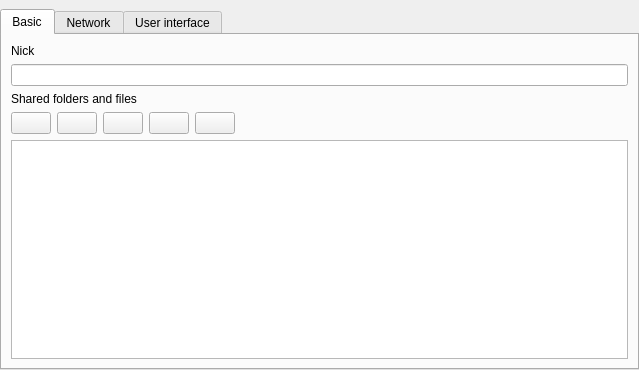
<?xml version="1.0" encoding="UTF-8"?>
<ui version="4.0">
 <class>SettingsWidget</class>
 <widget class="QWidget" name="SettingsWidget">
  <property name="geometry">
   <rect>
    <x>0</x>
    <y>0</y>
    <width>639</width>
    <height>370</height>
   </rect>
  </property>
  <property name="windowTitle">
   <string>Settings</string>
  </property>
  <property name="windowIcon">
   <iconset resource="../ressources.qrc">
    <normaloff>:/icons/ressources/settings.png</normaloff>:/icons/ressources/settings.png</iconset>
  </property>
  <layout class="QVBoxLayout" name="layMain">
   <property name="leftMargin">
    <number>0</number>
   </property>
   <property name="topMargin">
    <number>9</number>
   </property>
   <property name="rightMargin">
    <number>0</number>
   </property>
   <property name="bottomMargin">
    <number>0</number>
   </property>
   <item>
    <widget class="QTabWidget" name="tabWidget">
     <property name="currentIndex">
      <number>0</number>
     </property>
     <widget class="QWidget" name="tabBasicSettings">
      <attribute name="title">
       <string>Basic</string>
      </attribute>
      <layout class="QVBoxLayout" name="layBasic" stretch="0,0,0,0,2">
       <item>
        <widget class="QLabel" name="lblNick">
         <property name="text">
          <string>Nick</string>
         </property>
        </widget>
       </item>
       <item>
        <widget class="QLineEdit" name="txtNick">
         <property name="maxLength">
          <number>256</number>
         </property>
        </widget>
       </item>
       <item>
        <widget class="QLabel" name="lblShared">
         <property name="text">
          <string>Shared folders and files</string>
         </property>
        </widget>
       </item>
       <item>
        <layout class="QHBoxLayout" name="layButtons" stretch="0,0,0,0,0,0">
         <item>
          <widget class="QPushButton" name="butAddShared">
           <property name="toolTip">
            <string>Add a new shared directory</string>
           </property>
           <property name="text">
            <string/>
           </property>
           <property name="icon">
            <iconset resource="../ressources.qrc">
             <normaloff>:/icons/ressources/add.png</normaloff>:/icons/ressources/add.png</iconset>
           </property>
           <property name="flat">
            <bool>false</bool>
           </property>
          </widget>
         </item>
         <item>
          <widget class="QPushButton" name="butRemoveShared">
           <property name="toolTip">
            <string>Remove the selected shared directory</string>
           </property>
           <property name="text">
            <string/>
           </property>
           <property name="icon">
            <iconset resource="../ressources.qrc">
             <normaloff>:/icons/ressources/delete.png</normaloff>:/icons/ressources/delete.png</iconset>
           </property>
          </widget>
         </item>
         <item>
          <widget class="QPushButton" name="butMoveDownShared">
           <property name="toolTip">
            <string>Move down the selected shared directory</string>
           </property>
           <property name="text">
            <string/>
           </property>
           <property name="icon">
            <iconset resource="../ressources.qrc">
             <normaloff>:/icons/ressources/arrow_down.png</normaloff>:/icons/ressources/arrow_down.png</iconset>
           </property>
          </widget>
         </item>
         <item>
          <widget class="QPushButton" name="butMoveUpShared">
           <property name="toolTip">
            <string>Move up the selected shared directory</string>
           </property>
           <property name="text">
            <string/>
           </property>
           <property name="icon">
            <iconset resource="../ressources.qrc">
             <normaloff>:/icons/ressources/arrow_up.png</normaloff>:/icons/ressources/arrow_up.png</iconset>
           </property>
          </widget>
         </item>
         <item>
          <widget class="QPushButton" name="butOpenFolder">
           <property name="toolTip">
            <string>Open location of the selected shared directory</string>
           </property>
           <property name="text">
            <string/>
           </property>
           <property name="icon">
            <iconset resource="../ressources.qrc">
             <normaloff>:/icons/ressources/explore_folder.png</normaloff>:/icons/ressources/explore_folder.png</iconset>
           </property>
          </widget>
         </item>
         <item>
          <spacer name="horizontalSpacer">
           <property name="orientation">
            <enum>Qt::Horizontal</enum>
           </property>
           <property name="sizeHint" stdset="0">
            <size>
             <width>40</width>
             <height>20</height>
            </size>
           </property>
          </spacer>
         </item>
        </layout>
       </item>
       <item>
        <layout class="QHBoxLayout" name="layShared">
         <item>
          <widget class="QTableView" name="tblShareDirs">
           <property name="alternatingRowColors">
            <bool>true</bool>
           </property>
           <attribute name="horizontalHeaderHighlightSections">
            <bool>false</bool>
           </attribute>
          </widget>
         </item>
        </layout>
       </item>
      </layout>
     </widget>
     <widget class="QWidget" name="tabNetworkSettings">
      <attribute name="title">
       <string>Network</string>
      </attribute>
      <layout class="QVBoxLayout" name="verticalLayout_3">
       <item>
        <widget class="QGroupBox" name="grpInterfaces">
         <property name="sizePolicy">
          <sizepolicy hsizetype="Preferred" vsizetype="Preferred">
           <horstretch>0</horstretch>
           <verstretch>0</verstretch>
          </sizepolicy>
         </property>
         <property name="title">
          <string>Interface to listen</string>
         </property>
         <layout class="QVBoxLayout" name="layGrpInterfaces">
          <item>
           <widget class="QScrollArea" name="scoInterfaces">
            <property name="sizePolicy">
             <sizepolicy hsizetype="Expanding" vsizetype="Preferred">
              <horstretch>0</horstretch>
              <verstretch>0</verstretch>
             </sizepolicy>
            </property>
            <property name="horizontalScrollBarPolicy">
             <enum>Qt::ScrollBarAlwaysOff</enum>
            </property>
            <property name="widgetResizable">
             <bool>true</bool>
            </property>
            <widget class="QWidget" name="scoInterfacesContent">
             <property name="geometry">
              <rect>
               <x>0</x>
               <y>0</y>
               <width>591</width>
               <height>93</height>
              </rect>
             </property>
             <property name="sizePolicy">
              <sizepolicy hsizetype="Preferred" vsizetype="Maximum">
               <horstretch>0</horstretch>
               <verstretch>0</verstretch>
              </sizepolicy>
             </property>
             <layout class="QVBoxLayout" name="layInterfaces">
              <item>
               <widget class="QLabel" name="lblAnyInterface">
                <property name="text">
                 <string>Any</string>
                </property>
               </widget>
              </item>
              <item>
               <widget class="QWidget" name="widgetAllInterfaces" native="true">
                <layout class="QVBoxLayout" name="verticalLayout_2">
                 <property name="topMargin">
                  <number>3</number>
                 </property>
                 <item>
                  <widget class="QRadioButton" name="radIPv6">
                   <property name="text">
                    <string>IPv6</string>
                   </property>
                   <property name="checked">
                    <bool>true</bool>
                   </property>
                   <attribute name="buttonGroup">
                    <string notr="true">grpAddressesToListenTo</string>
                   </attribute>
                  </widget>
                 </item>
                 <item>
                  <widget class="QRadioButton" name="radIPv4">
                   <property name="text">
                    <string>IPv4</string>
                   </property>
                   <attribute name="buttonGroup">
                    <string notr="true">grpAddressesToListenTo</string>
                   </attribute>
                  </widget>
                 </item>
                </layout>
               </widget>
              </item>
             </layout>
            </widget>
           </widget>
          </item>
          <item>
           <widget class="QPushButton" name="butRefreshInterfaces">
            <property name="text">
             <string>Refresh interfaces</string>
            </property>
           </widget>
          </item>
         </layout>
        </widget>
       </item>
       <item>
        <widget class="QCheckBox" name="chkEnableIntegrityCheck">
         <property name="toolTip">
          <string>When activated all received data will be verified against their hashes.  It may consume CPU resources.</string>
         </property>
         <property name="text">
          <string>Data integrity check</string>
         </property>
        </widget>
       </item>
       <item>
        <spacer name="verticalSpacer_2">
         <property name="orientation">
          <enum>Qt::Vertical</enum>
         </property>
         <property name="sizeType">
          <enum>QSizePolicy::Preferred</enum>
         </property>
         <property name="sizeHint" stdset="0">
          <size>
           <width>0</width>
           <height>0</height>
          </size>
         </property>
        </spacer>
       </item>
      </layout>
     </widget>
     <widget class="QWidget" name="tabAdvancedSettings">
      <attribute name="title">
       <string>User interface</string>
      </attribute>
      <attribute name="toolTip">
       <string>Graphic User Interface</string>
      </attribute>
      <layout class="QVBoxLayout" name="layAdvanced" stretch="0,0,0,0,0,0">
       <item>
        <widget class="QLabel" name="lblLanguage">
         <property name="text">
          <string>Language</string>
         </property>
        </widget>
       </item>
       <item>
        <widget class="QComboBox" name="cmbLanguages"/>
       </item>
       <item>
        <widget class="QLabel" name="lblStyle">
         <property name="text">
          <string>Style</string>
         </property>
        </widget>
       </item>
       <item>
        <layout class="QHBoxLayout" name="layStyle">
         <property name="spacing">
          <number>3</number>
         </property>
         <item>
          <widget class="QComboBox" name="cmbStyles"/>
         </item>
         <item>
          <widget class="QPushButton" name="butReloadStyle">
           <property name="sizePolicy">
            <sizepolicy hsizetype="Fixed" vsizetype="Fixed">
             <horstretch>0</horstretch>
             <verstretch>0</verstretch>
            </sizepolicy>
           </property>
           <property name="toolTip">
            <string>Reload the current style</string>
           </property>
           <property name="text">
            <string/>
           </property>
           <property name="icon">
            <iconset resource="../ressources.qrc">
             <normaloff>:/icons/ressources/refresh.png</normaloff>:/icons/ressources/refresh.png</iconset>
           </property>
          </widget>
         </item>
        </layout>
       </item>
       <item>
        <widget class="QGroupBox" name="grpCoreConnection">
         <property name="title">
          <string>Core connection</string>
         </property>
         <layout class="QVBoxLayout" name="verticalLayout">
          <item>
           <layout class="QGridLayout" name="gridLayout" rowstretch="0,0,0,0,0,0">
            <item row="0" column="0" colspan="2">
             <widget class="QLabel" name="lblCoreAddress">
              <property name="text">
               <string>Address</string>
              </property>
             </widget>
            </item>
            <item row="1" column="0">
             <widget class="QLineEdit" name="txtCoreAddress"/>
            </item>
            <item row="1" column="1">
             <widget class="QPushButton" name="butResetCoreAddress">
              <property name="text">
               <string>Reset to local</string>
              </property>
             </widget>
            </item>
            <item row="2" column="0" colspan="2">
             <widget class="QLabel" name="lblPassword">
              <property name="text">
               <string>Password</string>
              </property>
             </widget>
            </item>
            <item row="3" column="0">
             <widget class="QLineEdit" name="txtPassword">
              <property name="echoMode">
               <enum>QLineEdit::Password</enum>
              </property>
             </widget>
            </item>
            <item row="4" column="0" colspan="2">
             <spacer name="verticalSpacer_3">
              <property name="orientation">
               <enum>Qt::Vertical</enum>
              </property>
              <property name="sizeType">
               <enum>QSizePolicy::Fixed</enum>
              </property>
              <property name="sizeHint" stdset="0">
               <size>
                <width>20</width>
                <height>6</height>
               </size>
              </property>
             </spacer>
            </item>
            <item row="5" column="0" colspan="2">
             <layout class="QHBoxLayout" name="horizontalLayout">
              <item>
               <widget class="QPushButton" name="butConnect">
                <property name="text">
                 <string notr="true"/>
                </property>
                <property name="icon">
                 <iconset resource="../ressources.qrc">
                  <normaloff>:/icons/ressources/lightning.png</normaloff>:/icons/ressources/lightning.png</iconset>
                </property>
                <property name="default">
                 <bool>true</bool>
                </property>
               </widget>
              </item>
              <item>
               <widget class="QPushButton" name="butDisconnect">
                <property name="sizePolicy">
                 <sizepolicy hsizetype="Minimum" vsizetype="Minimum">
                  <horstretch>0</horstretch>
                  <verstretch>0</verstretch>
                 </sizepolicy>
                </property>
                <property name="text">
                 <string>Disconnect</string>
                </property>
               </widget>
              </item>
             </layout>
            </item>
            <item row="3" column="1">
             <layout class="QHBoxLayout" name="horizontalLayout_2">
              <item>
               <widget class="QPushButton" name="butChangePassword">
                <property name="enabled">
                 <bool>false</bool>
                </property>
                <property name="text">
                 <string>Change the password</string>
                </property>
               </widget>
              </item>
              <item>
               <widget class="QPushButton" name="butResetPassword">
                <property name="text">
                 <string>Reset the password</string>
                </property>
               </widget>
              </item>
             </layout>
            </item>
           </layout>
          </item>
         </layout>
        </widget>
       </item>
       <item>
        <spacer name="verticalSpacer">
         <property name="orientation">
          <enum>Qt::Vertical</enum>
         </property>
         <property name="sizeHint" stdset="0">
          <size>
           <width>20</width>
           <height>40</height>
          </size>
         </property>
        </spacer>
       </item>
      </layout>
     </widget>
    </widget>
   </item>
  </layout>
 </widget>
 <resources>
  <include location="../ressources.qrc"/>
 </resources>
 <connections/>
 <buttongroups>
  <buttongroup name="grpAddressesToListenTo"/>
 </buttongroups>
</ui>
